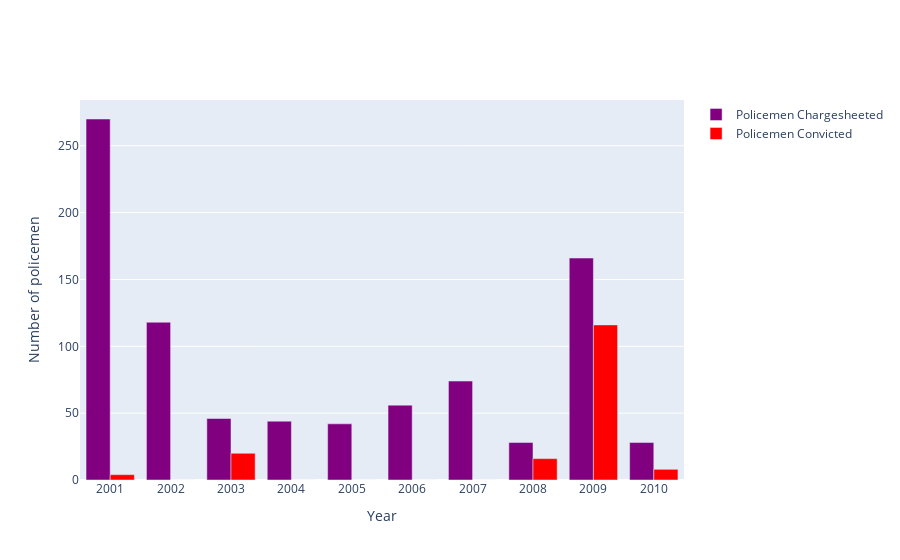

Notebook code cell kept with this figure:
### Markdown cell above
### Policemen Chargesheeted vs Policemen Convicted <a class="anchor" id="section_2_5"></a>

### Code cell
g4 = pd.DataFrame(police_hr.groupby(['Year'])['Policemen_Chargesheeted','Policemen_Convicted'].sum().reset_index())

year=['2001','2002','2003','2004','2005','2006','2007','2008','2009','2010']

fig = go.Figure(data=[
    go.Bar(name='Policemen Chargesheeted', x=year, y=g4['Policemen_Chargesheeted'],
           marker_color='purple'),
    go.Bar(name='Policemen Convicted', x=year, y=g4['Policemen_Convicted'],
          marker_color='red')
])

fig.update_layout(barmode='group',xaxis_title='Year',yaxis_title='Number of policemen')
fig.show()

### Figure 1 — Plotly figure (JSON) as saved in the notebook; plotly's stock layout.template omitted (floating-point values rounded to 4 significant figures)
{"data": [{"marker": {"color": "purple"}, "name": "Policemen Chargesheeted", "type": "bar", "x": ["2001", "2002", "2003", "2004", "2005", "2006", "2007", "2008", "2009", "2010"], "y": [270, 118, 46, 44, 42, 56, 74, 28, 166, 28]}, {"marker": {"color": "red"}, "name": "Policemen Convicted", "type": "bar", "x": ["2001", "2002", "2003", "2004", "2005", "2006", "2007", "2008", "2009", "2010"], "y": [4, 0, 20, 0, 0, 0, 0, 16, 116, 8]}], "layout": {"barmode": "group", "xaxis": {"title": {"text": "Year"}}, "yaxis": {"title": {"text": "Number of policemen"}}}}
